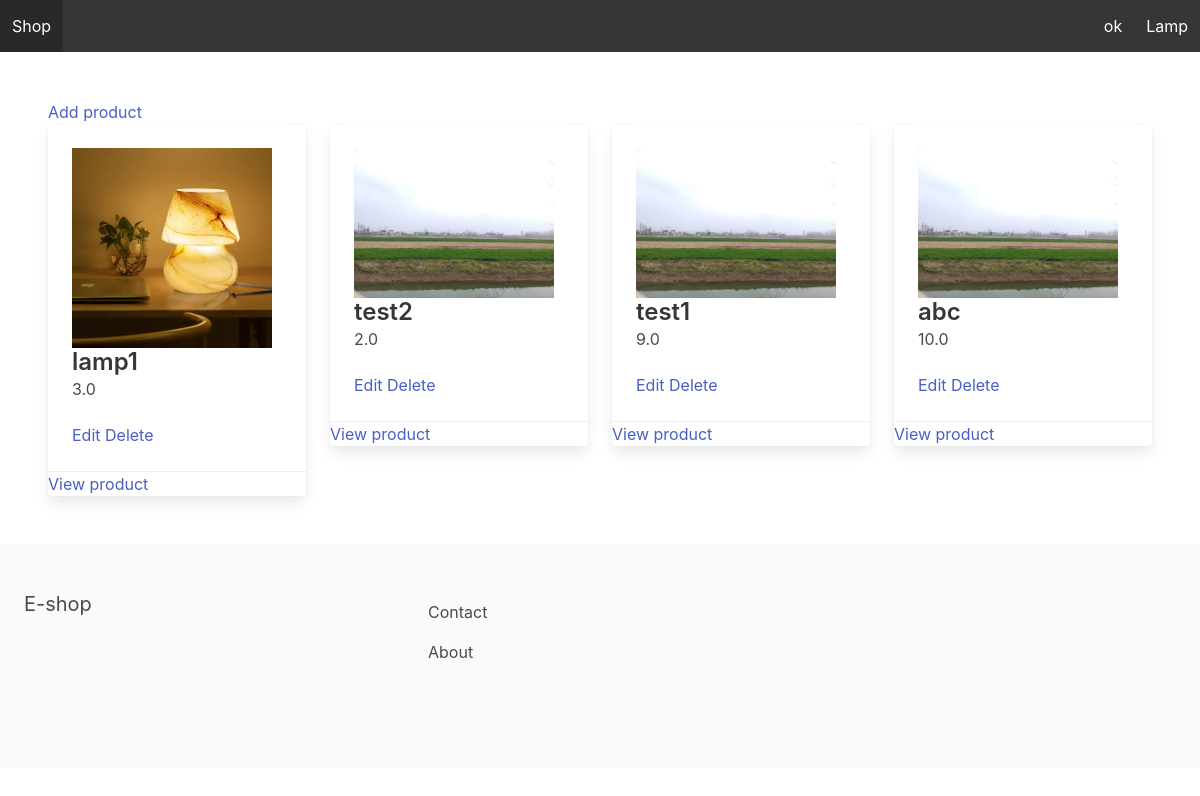
The app's page /productManager/, older data.
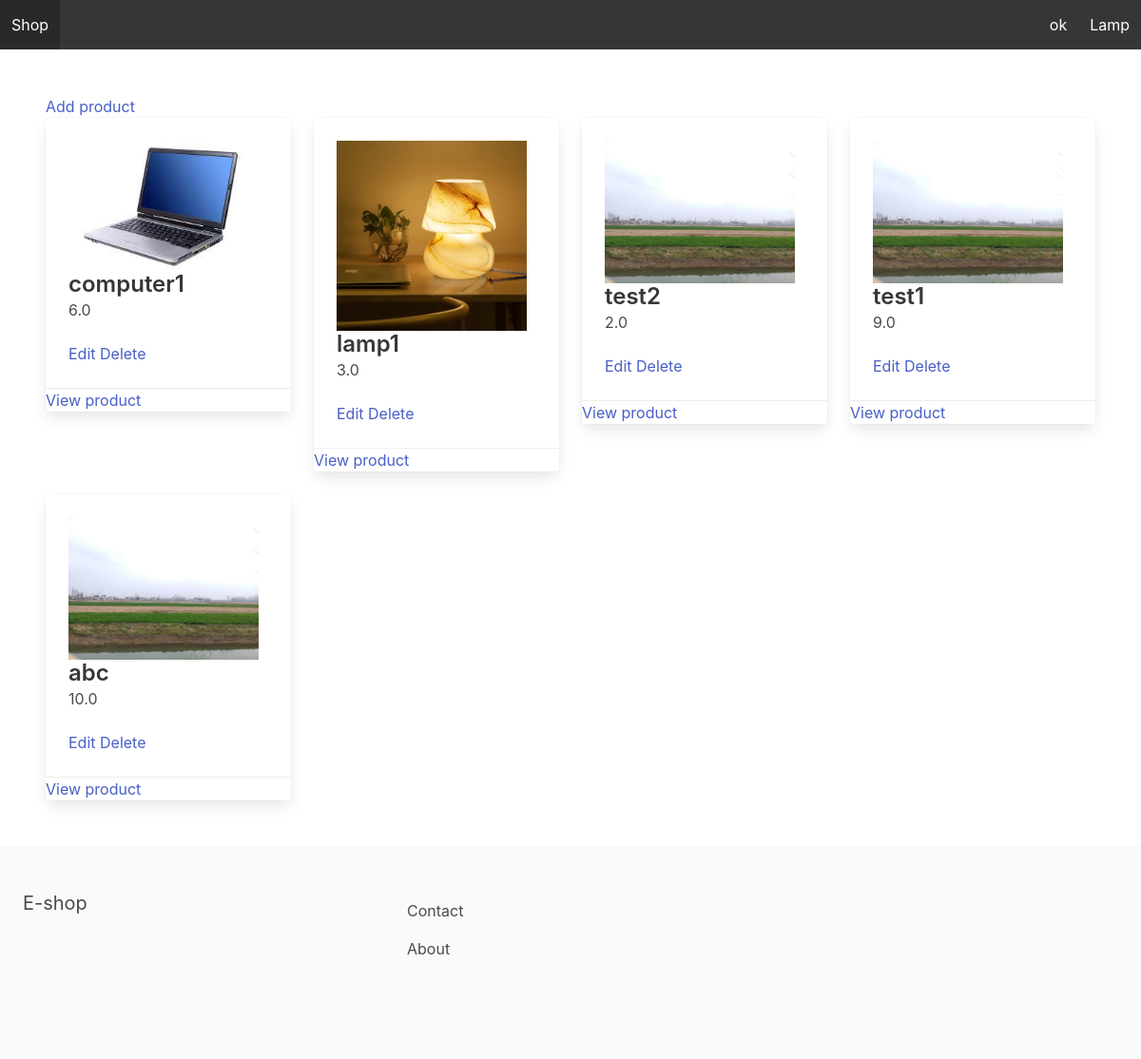
The same page, newer data.
### apps/store/models.py (models this page shows, shortened)
class Category(models.Model):
    title = models.CharField(max_length=255)
    slug = models.SlugField(max_length=255)
    ordering = models.IntegerField(default=0)
    class Meta:
        verbose_name_plural = 'Categories'
        ordering = ('ordering',)

class Product(models.Model):
    category = models.ForeignKey(Category, related_name='products', on_delete=models.CASCADE)
    title = models.CharField(max_length=255)
    slug = models.SlugField(max_length=255)
    description = models.TextField(blank=True, null=True)
    price = models.FloatField()
    num_available = models.IntegerField(default=1)
    num_visits = models.IntegerField(default=0)
    last_visit = models.DateTimeField(blank=True, null=True)
    image = models.ImageField(upload_to='uploads/', blank=True, null=True)
    thumbnail = models.ImageField(upload_to='uploads/', blank=True, null=True)
    date_added = models.DateTimeField(auto_now_add=True)
    class Meta:
        ordering = ('-date_added',)
    """def save(self, *args, **kwargs):
        self.thumbnail = self.make_thumbnail(self.image)

        super().save(*args, **kwargs)"""

### apps/core/views.py (the view)
# urls.py: path('productManager/', productManagePage, name="productManager"),
def productManagePage(request):
    products = Product.objects.all()
    context = {
        'products': products
    }
    return render(request, 'product.html', context)

### apps/cart/context_processors.py (called while the page is built)
def cart(request):
    return {'cart': Cart(request)}

### apps/store/context_processors.py (called while the page is built)
def menu_categories(request):
    categories = Category.objects.all()
    return {'menu_categories': categories}

### apps/core/templates/product.html
{% extends 'managerBase.html' %}
{% block content %}
             <a href="{% url 'addProduct' %}" class="edit-button">Add product</a>
         <div class = "columns is-multiline" >
            {% for product in products %}
                <div class="column is-3">
                   <div class="card">
                      <div class="card-content">
                           <div class="media">
                              <div class="media-content">
                                  <img src="{{ product.image.url }}" alt="test" width="200" height="300">
                                 <p class="title is-4">{{ product.title }}</p>
                                 <p class="subtitle is-6">{{ product.price }}</p>
                                 <a href="{% url 'editProduct' product.pk %}" class="edit-button">Edit</a>
                                 <a href="{% url 'deleteProduct' product.pk %}" class="edit-button">Delete</a>
                              </div>
                           </div>
                      </div>
                             <footer class="card-footer">
                                <a href="{% url 'product_detail' product.category.slug product.slug %}" class="cart-footer-item">View product</a>
                             </footer>
                   </div>
                </div>
            {% endfor %}
   </div>
{% endblock%}

### apps/core/templates/managerBase.html (shortened to what this page needs)
<html>
	<head>
		<link rel="stylesheet" href="https://cdn.jsdelivr.net/npm/bulma@0.9.0/css/bulma.min.css">
	</head>
	<body>
		<nav class="navbar is-dark">
			<div class="navbar-brand">
				<a class="navbar-item" href="{% url 'productManager' %}">Shop</a>
			</div>
			<div id="main-navbar" class="navbar-menu" >
				<div class="navbar-end">
					{% for category in menu_categories %}
					    <a href="{% url 'manager_category' category.slug %}" class="navbar-item">{{ category.title }}</a>
					{% endfor %}
				</div>
			</div>
        </nav>
		<section class="section">
			{% block content %}
            {% endblock %}
		</section>
		<footer class="footer">
			<div class="columns">
				<div class="column is-4">
					<h2 class="subtitle">E-shop</h2>
				</div>
				<div class="column is-8">
					<a href="{% url 'contact' %}" class="navbar-item">Contact</a>
					<a href="{% url 'about' %}" class="navbar-item">About</a>
				</div>
			</div>
		</footer>
	</body>
</html>

Row changes from the older to the newer data that the page shows:
added Product: image (picture), title "computer1", price "6.0"
